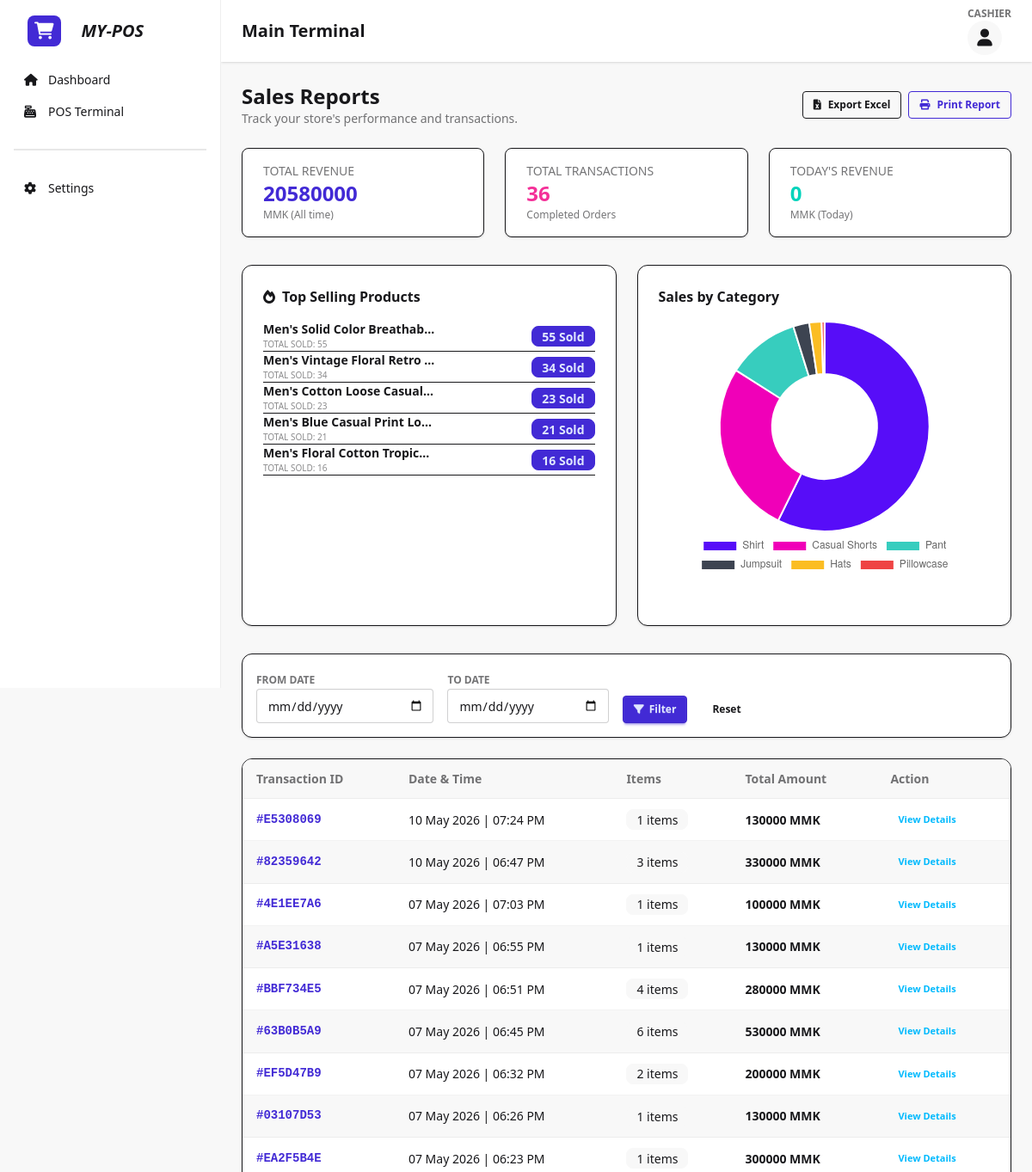
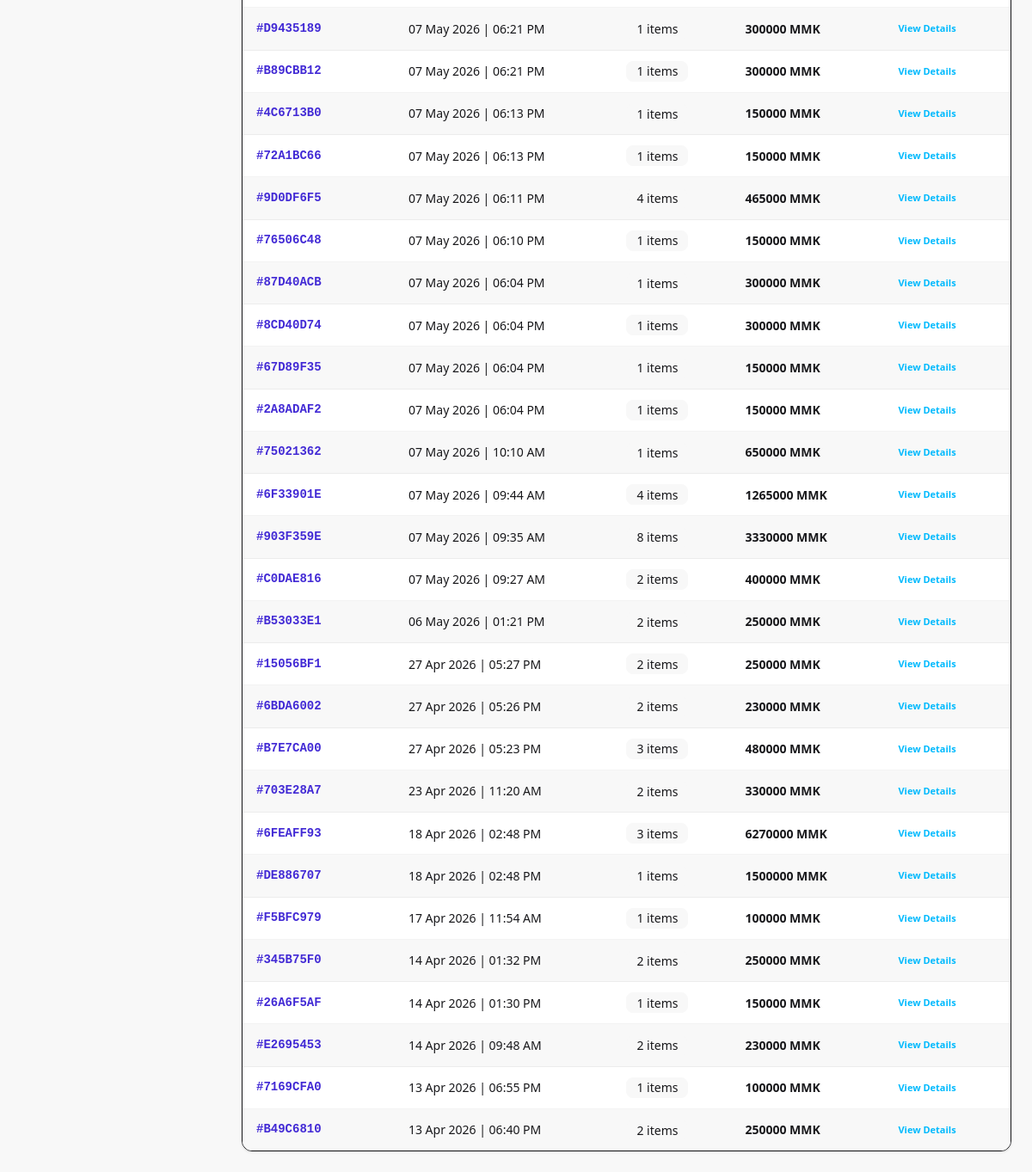
The page /reports/ on the database its author committed (2 pictures, top to bottom).
### core/models.py (models this page shows, shortened)
class Order(models.Model):
    transaction_id = models.CharField(max_length=50, unique=True)
    total_amount = models.DecimalField(max_digits=12, decimal_places=2)
    created_at = models.DateTimeField(auto_now_add=True)

### core/views.py (the view)
# urls.py: path('reports/', views.sales_reports, name='sales_reports'),
def sales_reports(request):
    orders_list = Order.objects.all().order_by('-created_at')
    start_date = request.GET.get('start_date')
    end_date = request.GET.get('end_date')
    if start_date:
        orders_list = orders_list.filter(created_at__date__gte=start_date)
    if end_date:
        orders_list = orders_list.filter(created_at__date__lte=end_date)
    total_sales_amount = orders_list.aggregate(Sum('total_amount'))['total_amount__sum'] or 0
    total_orders_count = orders_list.count()
    today = timezone.now().date()
    today_sales = Order.objects.filter(created_at__date=today).aggregate(Sum('total_amount'))['total_amount__sum'] or 0
    top_products = OrderItem.objects.filter(order__in=orders_list).values('product__name', 'product__category__name') \
        .annotate(total_qty=Sum('quantity')) \
        .order_by('-total_qty')[:5]
    category_sales = OrderItem.objects.filter(order__in=orders_list).values('product__category__name') \
        .annotate(total_amount=Sum(F('quantity') * F('price'))) \
        .order_by('-total_amount')
    context = {
        'orders': orders_list,
        'total_sales_amount': total_sales_amount,
        'total_orders_count': total_orders_count,
        'today_sales': today_sales,
        'top_products': top_products,
        'category_sales': category_sales,
    }
    return render(request, 'sales_reports.html', context)

### core/templates/sales_reports.html (shortened to what this page needs)
{% extends 'base.html' %}
{% block content %}
<div class="flex flex-col md:flex-row justify-between items-start md:items-center gap-4 mb-6">
    <div>
        <h2 class="text-2xl font-bold">Sales Reports</h2>
        <p class="text-sm opacity-60">Track your store's performance and transactions.</p>
    </div>
    <div class="flex gap-2">
    <a href="{% url 'export_sales_excel' %}?start_date={{ request.GET.start_date }}&end_date={{ request.GET.end_date }}"
       class="btn btn-outline btn-success btn-sm flex items-center gap-2">
        <i class="fa-solid fa-file-excel"></i>
        Export Excel
    </a>
    <button onclick="window.print()" class="btn btn-outline btn-primary btn-sm flex items-center gap-2">
        <i class="fa-solid fa-print"></i>
        Print Report
    </button>
</div>
</div>
<div class="grid grid-cols-1 md:grid-cols-3 gap-6 mb-8">
    <div class="stats shadow bg-base-100 border">
        <div class="stat">
            <div class="stat-title text-sm uppercase">Total Revenue</div>
            <div class="stat-value text-primary text-2xl">{{ total_sales_amount|floatformat:0 }}</div>
            <div class="stat-desc">MMK (All time)</div>
        </div>
    </div>
    <div class="stats shadow bg-base-100 border">
        <div class="stat">
            <div class="stat-title text-sm uppercase">Total Transactions</div>
            <div class="stat-value text-secondary text-2xl">{{ total_orders_count }}</div>
            <div class="stat-desc">Completed Orders</div>
        </div>
    </div>
    <div class="stats shadow bg-base-100 border">
        <div class="stat">
            <div class="stat-title text-sm uppercase">Today's Revenue</div>
            <div class="stat-value text-accent text-2xl">{{ today_sales|floatformat:0 }}</div>
            <div class="stat-desc">MMK (Today)</div>
        </div>
    </div>
</div>
<div class="flex flex-wrap lg:flex-nowrap gap-6 mb-8">
    <div class="bg-base-100 p-6 rounded-xl shadow border w-full lg:w-1/2 flex flex-col" style="height: 420px;">
        <h3 class="font-bold mb-4 flex items-center gap-2">
            <i class="fa-solid fa-fire text-orange-500"></i> Top Selling Products
        </h3>
        <div class="overflow-y-auto flex-grow pr-2 custom-scrollbar overflow-x-hidden">
            <table class="w-full">
                <tbody>
                    {% for item in top_products %}
<tr class="border-b last:border-0 hover:bg-base-50">
    <td class="py-3">
        <div class="flex flex-col">
            <span class="text-sm font-semibold truncate block" style="max-width: 200px;">
                {{ item.product__name }}
            </span>
            <span class="text-[10px] opacity-50 uppercase tracking-wider">
                Total Sold: {{ item.total_qty }}
            </span>
        </div>
    </td>
    <td class="py-3 text-right">
        <span class="badge badge-primary font-bold">
            {{ item.total_qty }} Sold
        </span>
    </td>
</tr>
{% endfor %}
                </tbody>
            </table>
        </div>
    </div>
    <div class="bg-base-100 p-6 rounded-xl shadow border w-full lg:w-1/2 flex flex-col" style="height: 420px;">
        <h3 class="font-bold mb-4">Sales by Category</h3>
        <div class="flex-grow flex items-center justify-center relative min-h-0">
            <canvas id="categoryChart"></canvas>
        </div>
    </div>
</div>
<div class="bg-base-100 p-4 rounded-xl shadow border mb-6">
    <form method="GET" class="flex flex-wrap items-end gap-4">
        <div class="form-control">
            <label class="label"><span class="label-text font-bold text-xs uppercase">From Date</span></label>
            <input type="date" name="start_date" class="input input-bordered input-sm"
                value="{{ request.GET.start_date }}">
        </div>
        <div class="form-control">
            <label class="label"><span class="label-text font-bold text-xs uppercase">To Date</span></label>
            <input type="date" name="end_date" class="input input-bordered input-sm" value="{{ request.GET.end_date }}">
        </div>
        <button type="submit" class="btn btn-primary btn-sm"><i class="fa-solid fa-filter"></i> Filter</button>
        <a href="{% url 'sales_reports' %}" class="btn btn-ghost btn-sm">Reset</a>
    </form>
</div>
<div class="bg-base-100 rounded-xl shadow border overflow-hidden">
    <div class="overflow-x-auto">
        <table class="table table-zebra w-full">
            <thead>
                <tr class="bg-base-200">
                    <th>Transaction ID</th>
                    <th>Date & Time</th>
                    <th>Items</th>
                    <th>Total Amount</th>
                    <th>Action</th>
                </tr>
            </thead>
            <tbody>
                {% for order in orders %}
                <tr>
                    <td class="font-mono font-bold text-primary">#{{ order.transaction_id }}</td>
                    <td>{{ order.created_at|date:"d M Y | h:i A" }}</td>
                    <td>
                        <div class="badge badge-ghost">{{ order.items.count }} items</div>
                    </td>
                    <td class="font-bold">{{ order.total_amount|floatformat:0 }} MMK</td>
                    <td>
                        <button onclick="showOrderDetails('{{ order.id }}')" class="btn btn-ghost btn-xs text-info">
                            View Details
                        </button>
                    </td>
                </tr>
                {% endfor %}
            </tbody>
        </table>
    </div>
</div>
<script>
    document.addEventListener('DOMContentLoaded', function() {
        const ctx = document.getElementById('categoryChart');
        if (!ctx) return;
        const labels = [{% for item in category_sales %}"{{ item.product__category__name|default:'Uncategorized' }}",{% endfor %}];
        const dataValues = [{% for item in category_sales %}{{ item.total_amount|default:0 }},{% endfor %}];
        new Chart(ctx, {
            type: 'doughnut',
            data: {
                labels: labels,
                datasets: [{
                    data: dataValues,
                    backgroundColor: ['#570df8', '#f000b8', '#37cdbe', '#3d4451', '#fbbd23', '#ef4444'],
                }]
            },
            options: {
                responsive: true,
                maintainAspectRatio: false,
                plugins: {
                    legend: { position: 'bottom' }
                }
            }
        });
    });
</script>
{% endblock %}

### core/templates/sales_reports.html (style rules this page uses)
.overflow-x-hidden { overflow-x: hidden !important; }

### rows shown on the page
Order: transaction_id "E5308069", created_at|h "10 May 2026 | 07:24 PM", items.count "1", total_amount "130000"
Order: transaction_id "82359642", created_at|h "10 May 2026 | 06:47 PM", items.count "3", total_amount "330000"
Order: transaction_id "4E1EE7A6", created_at|h "07 May 2026 | 07:03 PM", items.count "1", total_amount "100000"
Order: transaction_id "A5E31638", created_at|h "07 May 2026 | 06:55 PM", items.count "1", total_amount "130000"
Order: transaction_id "BBF734E5", created_at|h "07 May 2026 | 06:51 PM", items.count "4", total_amount "280000"
Order: transaction_id "63B0B5A9", created_at|h "07 May 2026 | 06:45 PM", items.count "6", total_amount "530000"
Order: transaction_id "EF5D47B9", created_at|h "07 May 2026 | 06:32 PM", items.count "2", total_amount "200000"
Order: transaction_id "03107D53", created_at|h "07 May 2026 | 06:26 PM", items.count "1", total_amount "130000"
Order: transaction_id "EA2F5B4E", created_at|h "07 May 2026 | 06:23 PM", items.count "1", total_amount "300000"
Order: transaction_id "D9435189", created_at|h "07 May 2026 | 06:21 PM", items.count "1", total_amount "300000"
Order: transaction_id "B89CBB12", created_at|h "07 May 2026 | 06:21 PM", items.count "1", total_amount "300000"
Order: transaction_id "4C6713B0", created_at|h "07 May 2026 | 06:13 PM", items.count "1", total_amount "150000"
Order: transaction_id "72A1BC66", created_at|h "07 May 2026 | 06:13 PM", items.count "1", total_amount "150000"
Order: transaction_id "9D0DF6F5", created_at|h "07 May 2026 | 06:11 PM", items.count "4", total_amount "465000"
Order: transaction_id "76506C48", created_at|h "07 May 2026 | 06:10 PM", items.count "1", total_amount "150000"
Order: transaction_id "87D40ACB", created_at|h "07 May 2026 | 06:04 PM", items.count "1", total_amount "300000"
Order: transaction_id "8CD40D74", created_at|h "07 May 2026 | 06:04 PM", items.count "1", total_amount "300000"
Order: transaction_id "67D89F35", created_at|h "07 May 2026 | 06:04 PM", items.count "1", total_amount "150000"
Order: transaction_id "2A8ADAF2", created_at|h "07 May 2026 | 06:04 PM", items.count "1", total_amount "150000"
Order: transaction_id "75021362", created_at|h "07 May 2026 | 10:10 AM", items.count "1", total_amount "650000"
Order: transaction_id "6F33901E", created_at|h "07 May 2026 | 09:44 AM", items.count "4", total_amount "1265000"
Order: transaction_id "903F359E", created_at|h "07 May 2026 | 09:35 AM", items.count "8", total_amount "3330000"
Order: transaction_id "C0DAE816", created_at|h "07 May 2026 | 09:27 AM", items.count "2", total_amount "400000"
Order: transaction_id "B53033E1", created_at|h "06 May 2026 | 01:21 PM", items.count "2", total_amount "250000"
Order: transaction_id "15056BF1", created_at|h "27 Apr 2026 | 05:27 PM", items.count "2", total_amount "250000"
Order: transaction_id "6BDA6002", created_at|h "27 Apr 2026 | 05:26 PM", items.count "2", total_amount "230000"
Order: transaction_id "B7E7CA00", created_at|h "27 Apr 2026 | 05:23 PM", items.count "3", total_amount "480000"
Order: transaction_id "703E28A7", created_at|h "23 Apr 2026 | 11:20 AM", items.count "2", total_amount "330000"
Order: transaction_id "6FEAFF93", created_at|h "18 Apr 2026 | 02:48 PM", items.count "3", total_amount "6270000"
Order: transaction_id "DE886707", created_at|h "18 Apr 2026 | 02:48 PM", items.count "1", total_amount "1500000"
Order: transaction_id "F5BFC979", created_at|h "17 Apr 2026 | 11:54 AM", items.count "1", total_amount "100000"
Order: transaction_id "345B75F0", created_at|h "14 Apr 2026 | 01:32 PM", items.count "2", total_amount "250000"
Order: transaction_id "26A6F5AF", created_at|h "14 Apr 2026 | 01:30 PM", items.count "1", total_amount "150000"
Order: transaction_id "E2695453", created_at|h "14 Apr 2026 | 09:48 AM", items.count "2", total_amount "230000"
Order: transaction_id "7169CFA0", created_at|h "13 Apr 2026 | 06:55 PM", items.count "1", total_amount "100000"
Order: transaction_id "B49C6810", created_at|h "13 Apr 2026 | 06:40 PM", items.count "2", total_amount "250000"

### other values the page prints
{{ total_sales_amount|floatformat:0 }} "20580000"
{{ total_orders_count }} "36"
{{ today_sales|floatformat:0 }} "0"
{{ item.product__name }} "Men's Solid Color Breathab…" "Men's Vintage Floral Retro…" "Men's Cotton Loose Casual…" "Men's Blue Casual Print Lo…" "Men's Floral Cotton Tropic…"
{{ item.total_qty }} "55" "34" "23" "21" "16"
chart data {{ item.product__category__name|default:'Uncategorized' }} Shirt, Casual Shorts, Pant, Jumpsuit, Hats, Pillowcase
chart data {{ item.total_amount|default:0 }} 11790000, 5500000, 2300000, 510000, 390000, 90000
